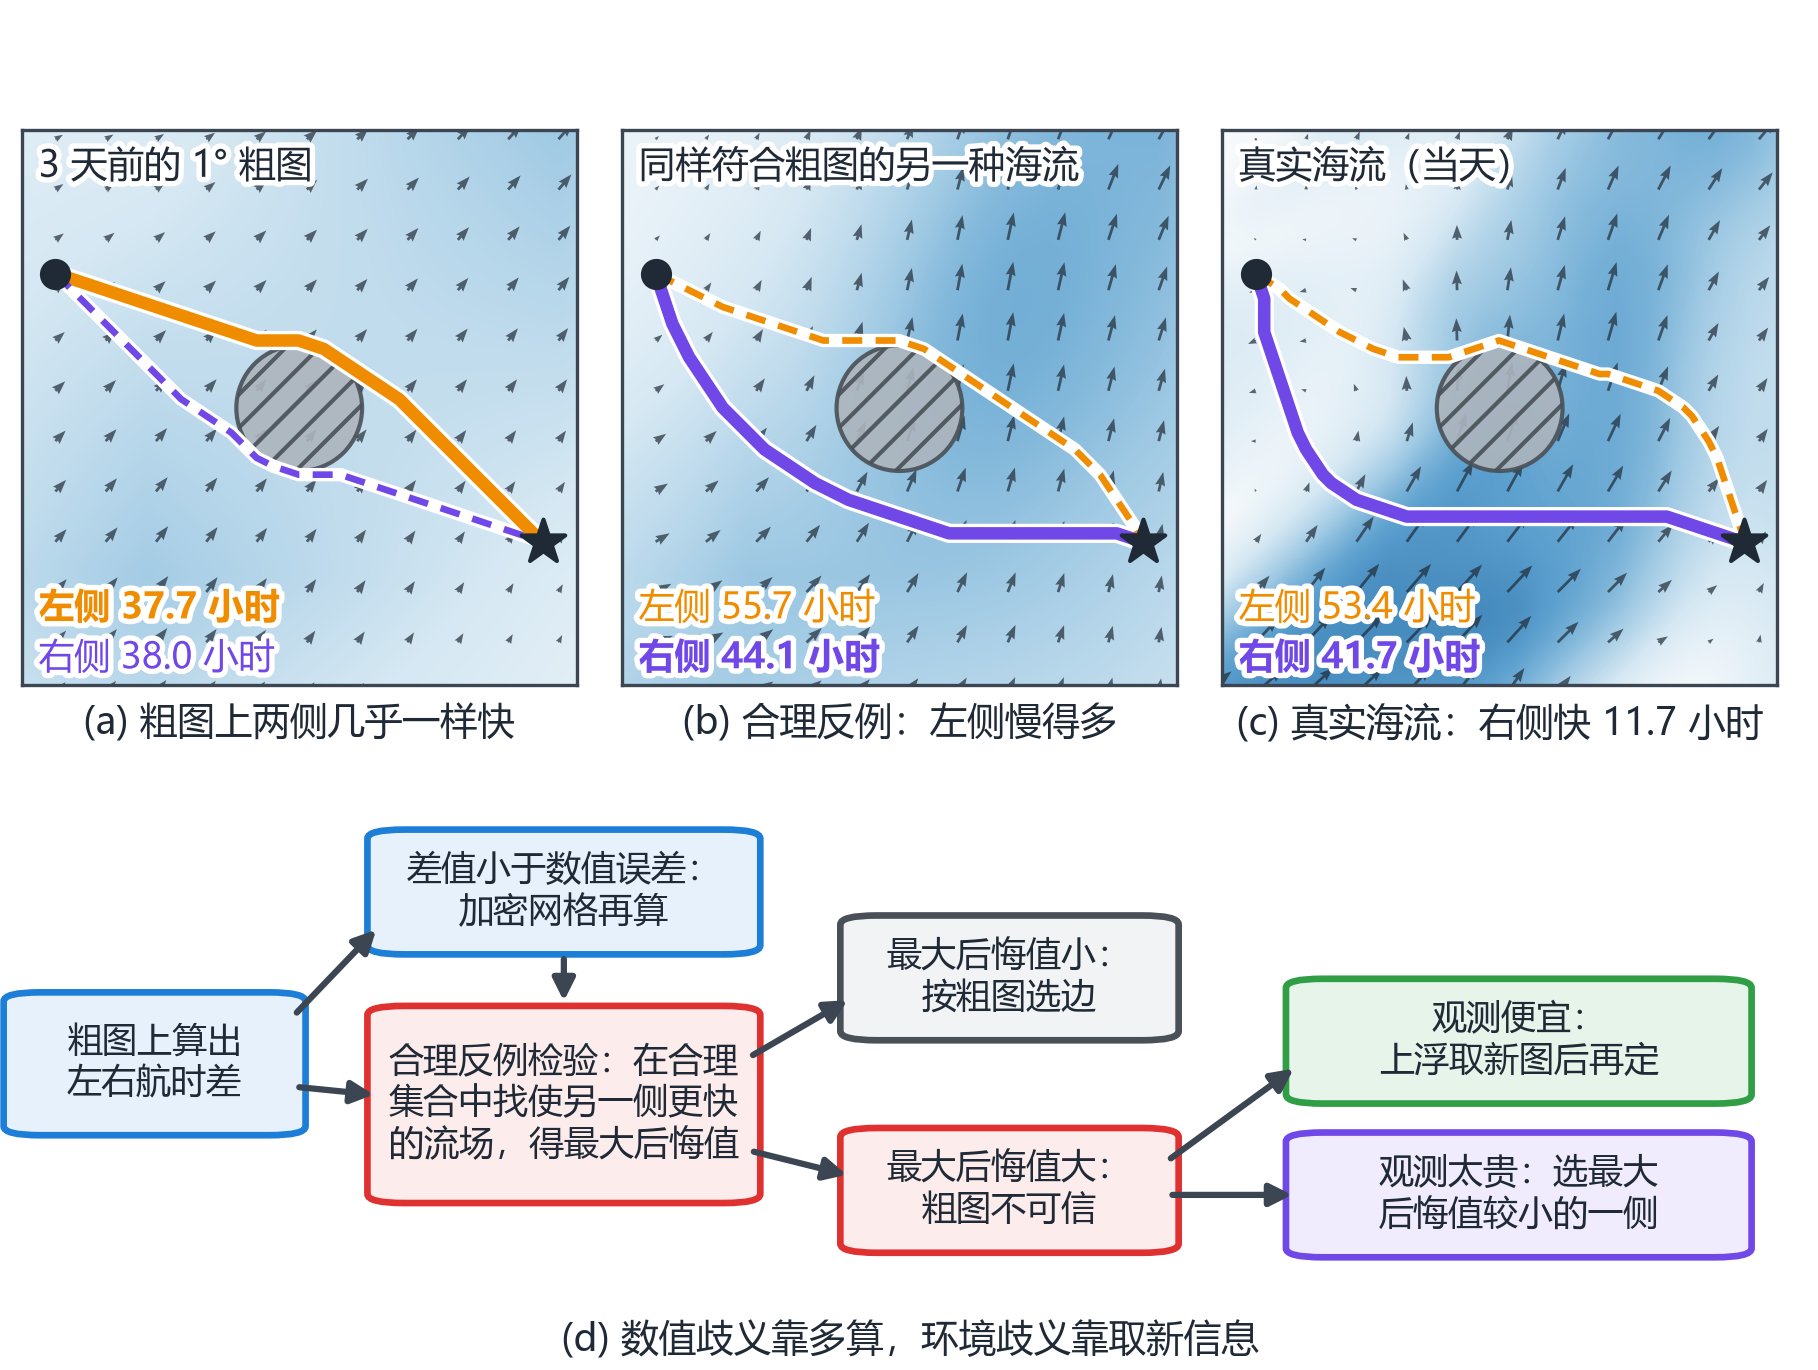

Here is the Python script that generated this plot:
"""Fig. 1: the question and the method on one real test mission (2022-01-18).
(a) the 1-degree map made 3 days earlier: the two sides look equal; (b) a current field that agrees with
the map as well as the real ocean does (radius set on the development years) in which the map's side
is much slower; (c) the real ocean; (d) the decision: computation for numerical ambiguity, the
counterexample check for environmental ambiguity, then observe or hedge depending on the cost."""
import json
import sys
from pathlib import Path

import numpy as np

sys.path.insert(0, str(Path(__file__).resolve().parent))
import style as st  # noqa: E402

import matplotlib.pyplot as plt  # noqa: E402
from matplotlib.colors import LinearSegmentedColormap  # noqa: E402
from matplotlib.patches import Circle, FancyBboxPatch, FancyArrowPatch  # noqa: E402
import matplotlib.patheffects as pe  # noqa: E402

SPEED = LinearSegmentedColormap.from_list("speed", ["#F7FAFC", "#D6E8F3", "#9DC8E3", "#5A9FCE", "#2C6FA8", "#1B4473"])
LEFT, RIGHT = "#F08C00", "#7048E8"
BOX = {"step": ("#E7F1FB", "#1C7ED6"), "compute": ("#E7F1FB", "#1C7ED6"), "check": ("#FDECEC", "#E03131"),
       "observe": ("#E6F4EA", "#2F9E44"), "hedge": ("#F1ECFD", "#7048E8"), "go": ("#F1F3F5", "#495057")}
HALO = [pe.withStroke(linewidth=2.6, foreground="white")]


def draw_map(ax, D, M, name, title):
    X, Y = D["X"], D["Y"]
    u, v = D[name + "_u"], D[name + "_v"]
    spd = np.where(D["water"], np.hypot(u, v), np.nan)
    ext = [X.min(), X.max(), Y.min(), Y.max()]
    ax.imshow(spd, origin="lower", extent=ext, cmap=SPEED, vmin=0, vmax=1.4, interpolation="bilinear")
    land = np.where(D["water"], np.nan, 1.0)
    ax.imshow(land, origin="lower", extent=ext, cmap=LinearSegmentedColormap.from_list("l", ["#D9D4CC", "#D9D4CC"]),
              interpolation="nearest")
    q = 6
    ax.quiver(X[::q, ::q], Y[::q, ::q], u[::q, ::q], v[::q, ::q], color="#1F2A36", scale=14, width=0.005,
              headwidth=3.6, alpha=0.7)
    ax.add_patch(Circle(tuple(D["c"]), 15.0, facecolor="#ADB5BD", edgecolor="#495057", lw=1.0, hatch="///", alpha=0.9))
    tL, tR = M[f"{name}_time_L"], M[f"{name}_time_R"]
    best = "L" if tL < tR else "R"
    for a, col in (("L", LEFT), ("R", RIGHT)):
        r = D[f"{name}_route_{a}"]
        ax.plot(r[:, 0], r[:, 1], color="white", lw=4.6 if a == best else 3.2, solid_capstyle="round", zorder=3)
        ax.plot(r[:, 0], r[:, 1], color=col, lw=3.0 if a == best else 1.6, ls="-" if a == best else (0, (3, 2)), zorder=4)
    ax.scatter(*D["s"], marker="o", s=42, color="#1F2A36", zorder=5)
    ax.scatter(*D["g"], marker="*", s=120, color="#1F2A36", zorder=5)
    ax.text(0.03, 0.97, title, transform=ax.transAxes, fontsize=8.8, va="top", ha="left", color=st.INK, path_effects=HALO)
    for i, (a, col, t) in enumerate((("L", LEFT, tL), ("R", RIGHT, tR))):
        ax.text(0.03, 0.12 - 0.09 * i, f"{'左' if a == 'L' else '右'}侧 {t:.1f} 小时", transform=ax.transAxes,
                fontsize=8.6, color=col, fontweight="bold" if a == best else "normal", path_effects=HALO)
    ax.set_xticks([])
    ax.set_yticks([])
    ax.set_aspect("equal")
    keys = ["map_route_L", "map_route_R", "truth_route_L", "truth_route_R"]
    xs = np.r_[D["s"][0], D["g"][0], np.concatenate([D[k][:, 0] for k in keys])]
    ys = np.r_[D["s"][1], D["g"][1], np.concatenate([D[k][:, 1] for k in keys])]
    cx, cy = (xs.min() + xs.max()) / 2, (ys.min() + ys.max()) / 2
    half = max(xs.max() - xs.min(), ys.max() - ys.min()) / 2 + 8
    ax.set_xlim(cx - half, cx + half)
    ax.set_ylim(cy - half, cy + half)
    for s_ in ax.spines.values():
        s_.set_visible(True)
        s_.set_color("#3B4652")


def box(ax, x, y, w, h, text, kind, fs=8.4):
    fc, ec = BOX[kind]
    ax.add_patch(FancyBboxPatch((x - w / 2, y - h / 2), w, h, boxstyle="round,pad=0.008,rounding_size=0.02",
                                fc=fc, ec=ec, lw=1.6))
    ax.text(x, y, text, ha="center", va="center", fontsize=fs, color=st.INK)


def arrow(ax, p, q, col="#3B4652"):
    ax.add_patch(FancyArrowPatch(p, q, arrowstyle="-|>", mutation_scale=11, lw=1.5, color=col, shrinkA=2, shrinkB=2))


def main():
    st.setup()
    D = np.load(st.ROOT / "results" / "route_example.npz")
    M = json.load(open(st.ROOT / "results" / "route_example.json", encoding="utf-8"))
    H = 116 * st.MM
    fig = plt.figure(figsize=(st.TEXTW, H))
    W = 0.305
    axs = [fig.add_axes([0.012 + i * (W + 0.025), 0.50, W, W * st.TEXTW / H]) for i in range(3)]
    draw_map(axs[0], D, M, "map", "3 天前的 1° 粗图")
    draw_map(axs[1], D, M, "counter", "同样符合粗图的另一种海流")
    draw_map(axs[2], D, M, "truth", "真实海流（当天）")
    gain = M["truth_time_L"] - M["truth_time_R"]
    for ax, cap in zip(axs, ("(a) 粗图上两侧几乎一样快", "(b) 合理反例：左侧慢得多", f"(c) 真实海流：右侧快 {gain:.1f} 小时")):
        st.caption(ax, cap, y=-0.035)
    ax = fig.add_axes([0.0, 0.075, 1.0, 0.33])
    ax.set_xlim(0, 1)
    ax.set_ylim(0, 1)
    ax.axis("off")
    box(ax, 0.085, 0.45, 0.15, 0.30, "粗图上算出\n左右航时差", "step")
    box(ax, 0.31, 0.83, 0.20, 0.26, "差值小于数值误差：\n加密网格再算", "compute")
    box(ax, 0.31, 0.36, 0.20, 0.42, "合理反例检验：在合理\n集合中找使另一侧更快\n的流场，得最大后悔值", "check")
    box(ax, 0.555, 0.64, 0.17, 0.26, "最大后悔值小：\n按粗图选边", "go")
    box(ax, 0.555, 0.17, 0.17, 0.26, "最大后悔值大：\n粗图不可信", "check")
    box(ax, 0.835, 0.50, 0.24, 0.26, "观测便宜：\n上浮取新图后再定", "observe")
    box(ax, 0.835, 0.16, 0.24, 0.26, "观测太贵：选最大\n后悔值较小的一侧", "hedge")
    arrow(ax, (0.16, 0.55), (0.21, 0.76))
    arrow(ax, (0.16, 0.40), (0.21, 0.38))
    arrow(ax, (0.31, 0.70), (0.31, 0.57))
    arrow(ax, (0.41, 0.46), (0.47, 0.60))
    arrow(ax, (0.41, 0.26), (0.47, 0.20))
    arrow(ax, (0.64, 0.23), (0.715, 0.45))
    arrow(ax, (0.64, 0.16), (0.715, 0.16))
    ax.text(0.5, -0.12, "(d) 数值歧义靠多算，环境歧义靠取新信息", fontsize=9.0, ha="center", va="top", color=st.INK)
    st.save(fig, "fig_route_overview")


if __name__ == "__main__":
    main()
